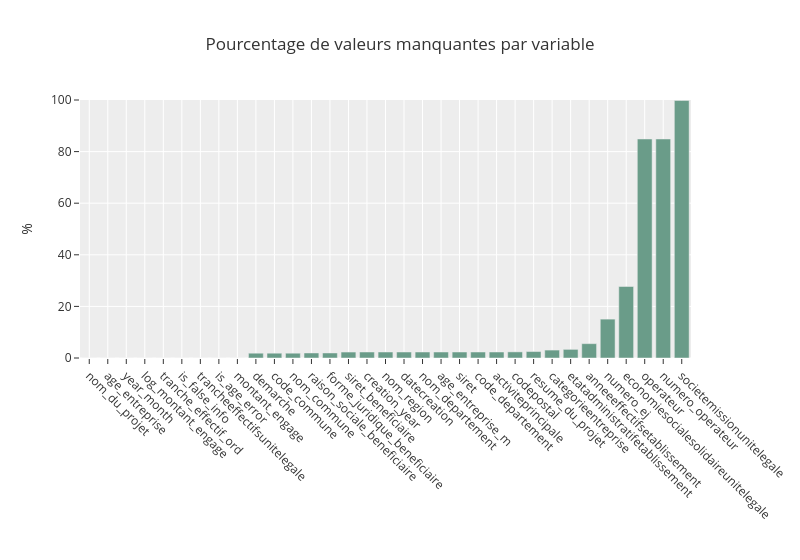

The code cell stored with this chart in its notebook:
### Markdown cell above
### NA check

### Code cell
na = df_train.isna().sum()/df_train.shape[0]*100

px.bar(na.sort_values(),
         title = "Pourcentage de valeurs manquantes par variable",
         color_discrete_sequence = palettehex[0:1],
         template='ggplot2',
         range_y = [0,100],
         width=800,
         labels={'value':'%', 'index':''},
         color=None
        ).update_traces(showlegend=False).update_xaxes(tickangle=45)

### Figure 1 — Plotly figure (JSON) as saved in the notebook; plotly's stock layout.template omitted (floating-point values rounded to 4 significant figures)
{"data": [{"hovertemplate": "variable=0<br>=%{x}<br>%=%{y}<extra></extra>", "legendgroup": "0", "marker": {"color": "#6A9C89", "pattern": {"shape": ""}}, "name": "0", "orientation": "v", "showlegend": false, "textposition": "auto", "type": "bar", "x": ["nom_du_projet", "age_entreprise", "year_month", "log_montant_engage", "tranche_effectif_ord", "is_false_info", "trancheeffectifsunitelegale", "is_age_error", "montant_engage", "demarche", "code_commune", "nom_commune", "raison_sociale_beneficiaire", "forme_juridique_beneficiaire", "siret_beneficiaire", "creation_year", "nom_region", "datecreation", "nom_departement", "age_entreprise_m", "siret", "code_departement", "activiteprincipale", "codepostal", "resume_du_projet", "categorieentreprise", "etatadministratifetablissement", "anneeeffectifsetablissement", "numero_ej", "economiesocialesolidaireunitelegale", "operateur", "numero_operateur", "societemissionunitelegale"], "xaxis": "x", "y": [0.0, 0.0, 0.0, 0.0, 0.0, 0.0, 0.0, 0.0, 0.0, 1.861, 1.861, 1.861, 1.945, 1.945, 2.312, 2.326, 2.326, 2.326, 2.326, 2.326, 2.326, 2.326, 2.326, 2.368, 2.495, 3.073, 3.341, 5.554, 15.07, 27.71, 84.89, 84.89, 99.83], "yaxis": "y"}], "layout": {"barmode": "relative", "legend": {"title": {"text": "variable"}, "tracegroupgap": 0}, "title": {"text": "Pourcentage de valeurs manquantes par variable"}, "width": 800, "xaxis": {"anchor": "y", "domain": [0, 1], "tickangle": 45, "title": {"text": ""}}, "yaxis": {"anchor": "x", "domain": [0, 1], "range": [0, 100], "title": {"text": "%"}}}}
